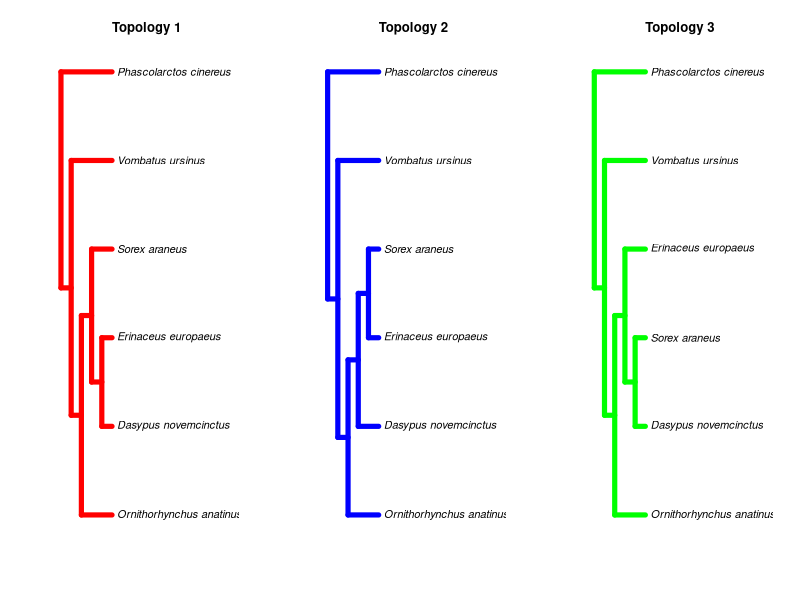
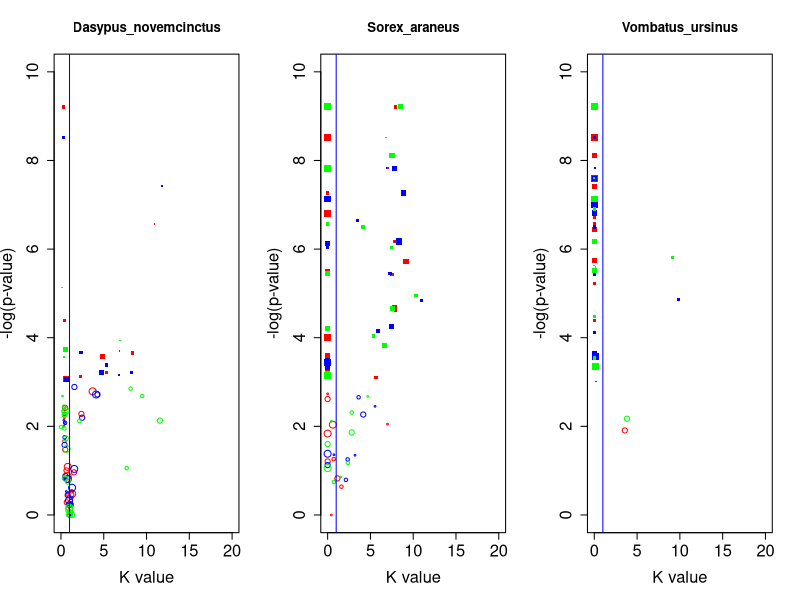
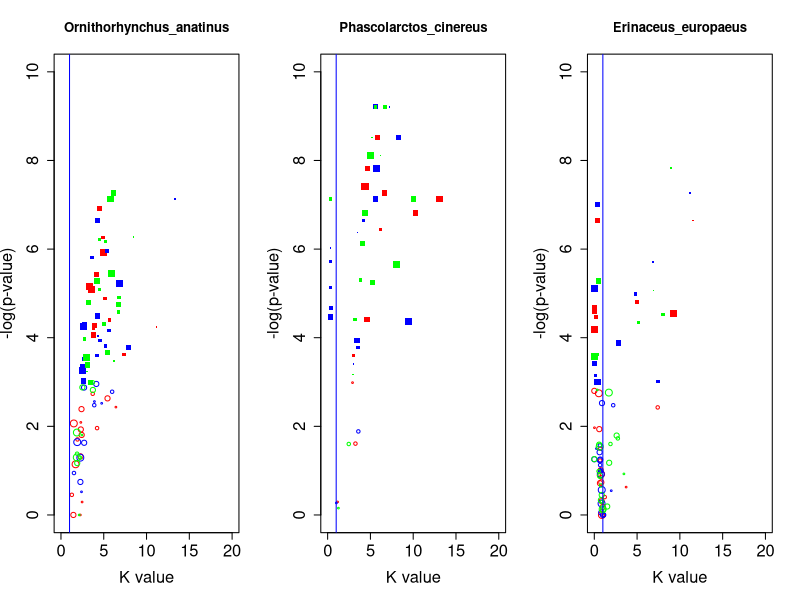

Generate these figures, in order, with R:
library("ape")
#make panel-A showing all the tree topologies that appear in Panels B and C.
tiff("Wombat_Figure_Extra_1.tif", width = 12, height = 6, units = 'in', res = 500)
par(mfrow=c(1,3))
#well supported topologies
tree.owls <- read.tree("Tree1.txt")
plot(tree.owls,edge.color="red",edge.width=5,label.offset=0.5,main="Topology 1",cex=1)
tree.owls <- read.tree("Tree2.txt")
plot(tree.owls,edge.color="blue",edge.width=5,label.offset=0.5,main="Topology 2",cex=1)
tree.owls <- read.tree("Tree3.txt")
plot(tree.owls,edge.color="green",edge.width=5,label.offset=0.5,main="Topology 3",cex=1)
dev.off()

#Distribution of K and p-values for different tree topologies, color is tree topology, size is number of background species, shape refers to significance
#species under relaxed selection
xlimval<-20
scalingfactor<-1.75
read.table(file="wombat_merged_relax_results.txt",header=TRUE,fill=TRUE,sep=" ",as.is=TRUE)->M
tiff("Wombat_Figure_Extra_2.tif", width = 12, height = 4, units = 'in', res = 500)
par(mfrow=c(1,3))
species<-"Dasypus_novemcinctus"
plot(M$K_value1[M$Foreground==species],-log(M$P_value[M$Foreground==species]),col=ifelse(M$Tree_topology[M$Foreground==species]==1,"red",ifelse(M$Tree_topology[M$Foreground==species]==2,"blue",ifelse(M$Tree_topology[M$Foreground==species]==3,"green",ifelse(M$Tree_topology[M$Foreground==species]==4,"brown",ifelse(M$Tree_topology[M$Foreground==species]==5,"darkmagenta","black"))))),pch=ifelse(M$P_value[M$Foreground==species]<0.05,15,1),xlab="K value",ylab="-log(p-value)",main=species,xlim=c(0,xlimval),ylim=c(0,10),cex.lab=1.5, cex.axis=1.5,cex=(M$Background_count*scalingfactor)/5)
abline(v=1,col="blue")
species<-"Sorex_araneus"
plot(M$K_value1[M$Foreground==species],-log(M$P_value[M$Foreground==species]),col=ifelse(M$Tree_topology[M$Foreground==species]==1,"red",ifelse(M$Tree_topology[M$Foreground==species]==2,"blue",ifelse(M$Tree_topology[M$Foreground==species]==3,"green",ifelse(M$Tree_topology[M$Foreground==species]==4,"brown",ifelse(M$Tree_topology[M$Foreground==species]==5,"darkmagenta","black"))))),pch=ifelse(M$P_value[M$Foreground==species]<0.05,15,1),xlab="K value",ylab="-log(p-value)",main=species,xlim=c(0,xlimval),ylim=c(0,10),cex.lab=1.5, cex.axis=1.5,cex=(M$Background_count*scalingfactor)/5)
abline(v=1,col="blue")
species<-"Vombatus_ursinus"
plot(M$K_value1[M$Foreground==species],-log(M$P_value[M$Foreground==species]),col=ifelse(M$Tree_topology[M$Foreground==species]==1,"red",ifelse(M$Tree_topology[M$Foreground==species]==2,"blue",ifelse(M$Tree_topology[M$Foreground==species]==3,"green",ifelse(M$Tree_topology[M$Foreground==species]==4,"brown",ifelse(M$Tree_topology[M$Foreground==species]==5,"darkmagenta","black"))))),pch=ifelse(M$P_value[M$Foreground==species]<0.05,15,1),xlab="K value",ylab="-log(p-value)",main=species,xlim=c(0,xlimval),ylim=c(0,10),cex.lab=1.5, cex.axis=1.5,cex=(M$Background_count*scalingfactor)/5)
abline(v=1,col="blue")
dev.off()

#species under intensified selection
tiff("Wombat_Figure_Extra_3.tif", width = 12, height = 4, units = 'in', res = 500)
par(mfrow=c(1,3))
species<-"Ornithorhynchus_anatinus"
plot(M$K_value1[M$Foreground==species],-log(M$P_value[M$Foreground==species]),col=ifelse(M$Tree_topology[M$Foreground==species]==1,"red",ifelse(M$Tree_topology[M$Foreground==species]==2,"blue",ifelse(M$Tree_topology[M$Foreground==species]==3,"green",ifelse(M$Tree_topology[M$Foreground==species]==4,"brown",ifelse(M$Tree_topology[M$Foreground==species]==5,"darkmagenta","black"))))),pch=ifelse(M$P_value[M$Foreground==species]<0.05,15,1),xlab="K value",ylab="-log(p-value)",main=species,xlim=c(0,xlimval),ylim=c(0,10),cex.lab=1.5, cex.axis=1.5,cex=(M$Background_count*scalingfactor)/5)
abline(v=1,col="blue")
species<-"Phascolarctos_cinereus"
plot(M$K_value1[M$Foreground==species],-log(M$P_value[M$Foreground==species]),col=ifelse(M$Tree_topology[M$Foreground==species]==1,"red",ifelse(M$Tree_topology[M$Foreground==species]==2,"blue",ifelse(M$Tree_topology[M$Foreground==species]==3,"green",ifelse(M$Tree_topology[M$Foreground==species]==4,"brown",ifelse(M$Tree_topology[M$Foreground==species]==5,"darkmagenta","black"))))),pch=ifelse(M$P_value[M$Foreground==species]<0.05,15,1),xlab="K value",ylab="-log(p-value)",main=species,xlim=c(0,xlimval),ylim=c(0,10),cex.lab=1.5, cex.axis=1.5,cex=(M$Background_count*scalingfactor)/5)
abline(v=1,col="blue")
species<-"Erinaceus_europaeus"
plot(M$K_value1[M$Foreground==species],-log(M$P_value[M$Foreground==species]),col=ifelse(M$Tree_topology[M$Foreground==species]==1,"red",ifelse(M$Tree_topology[M$Foreground==species]==2,"blue",ifelse(M$Tree_topology[M$Foreground==species]==3,"green",ifelse(M$Tree_topology[M$Foreground==species]==4,"brown",ifelse(M$Tree_topology[M$Foreground==species]==5,"darkmagenta","black"))))),pch=ifelse(M$P_value[M$Foreground==species]<0.05,15,1),xlab="K value",ylab="-log(p-value)",main=species,xlim=c(0,xlimval),ylim=c(0,10),cex.lab=1.5, cex.axis=1.5,cex=(M$Background_count*scalingfactor)/5)
abline(v=1,col="blue")
dev.off()

